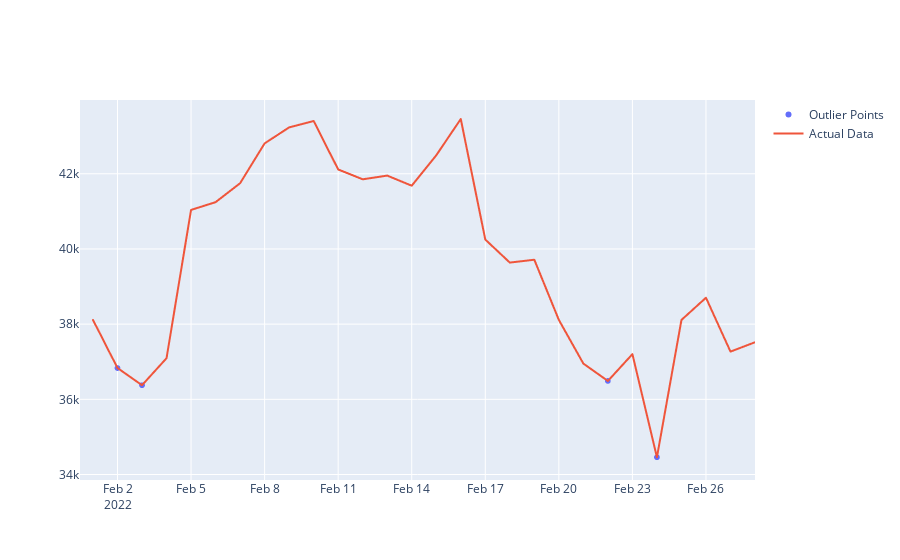

The cell this chart's notebook holds for it:
### Markdown cell above
## Plot origin and abnormal data.

### Code cell
series = df['Low']
outlier_df = df[pp]['Low']
plot_anomaly_data22(series, outlier_df)
